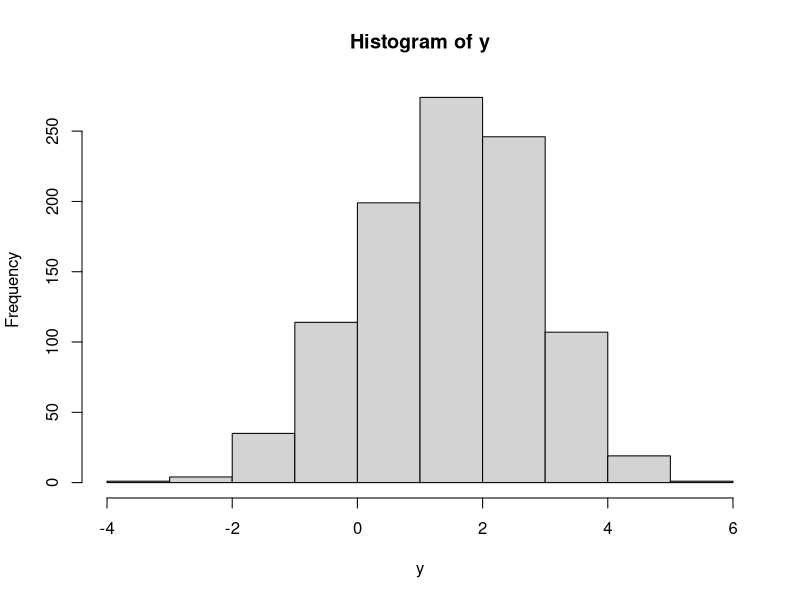
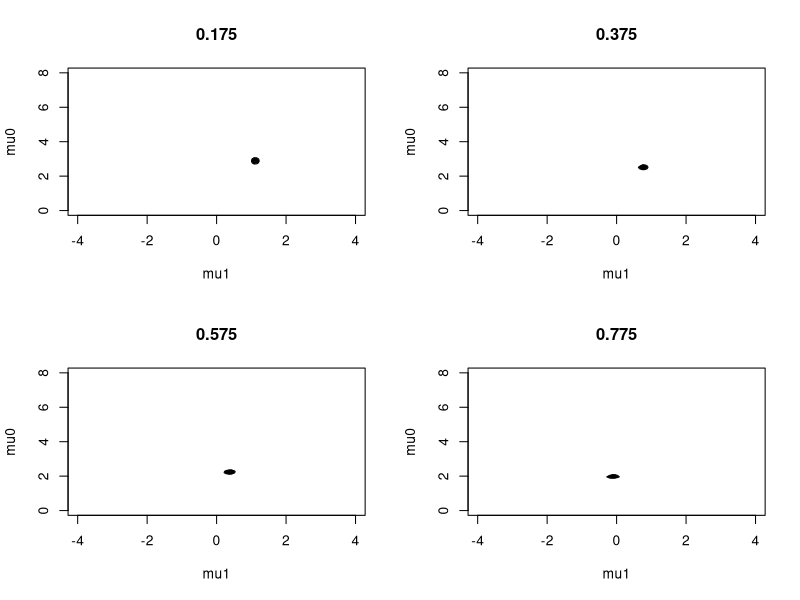
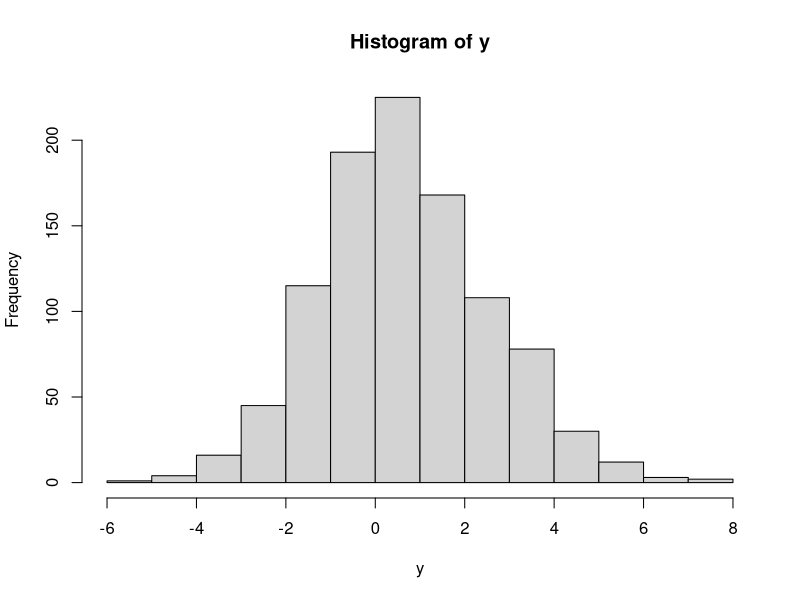
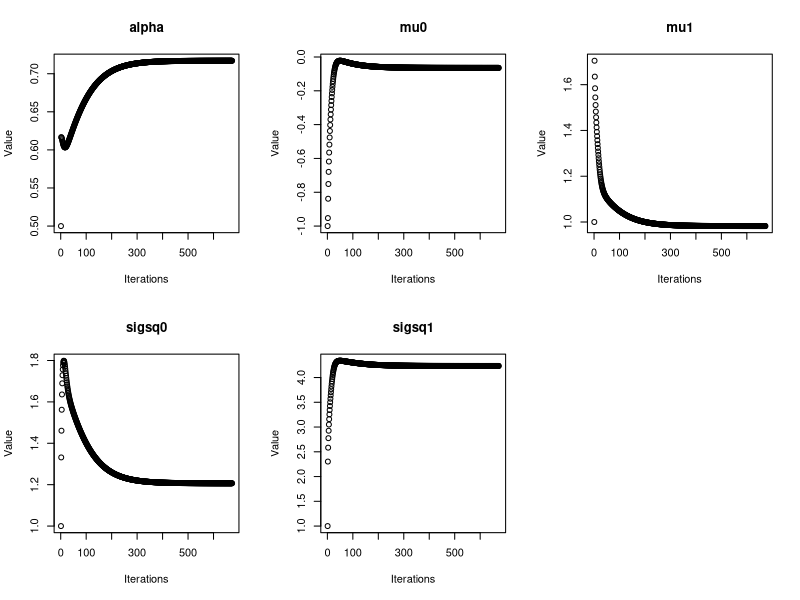
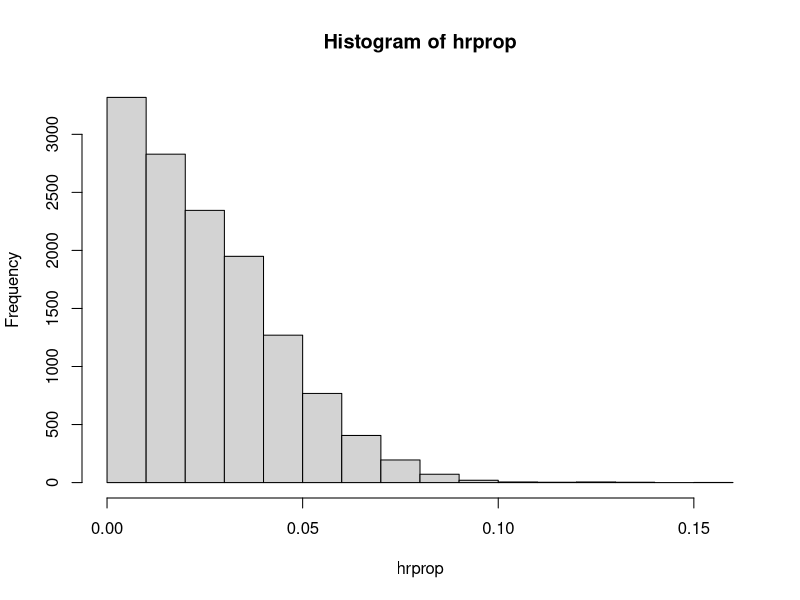
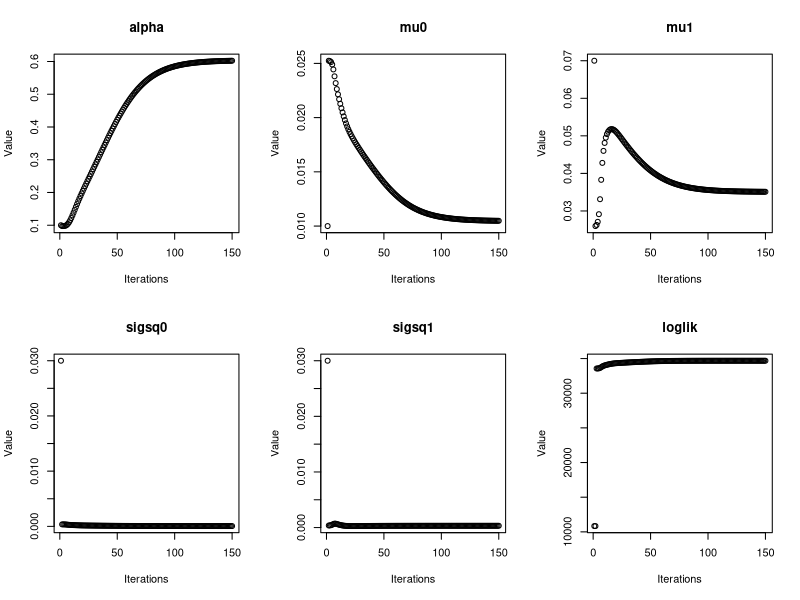
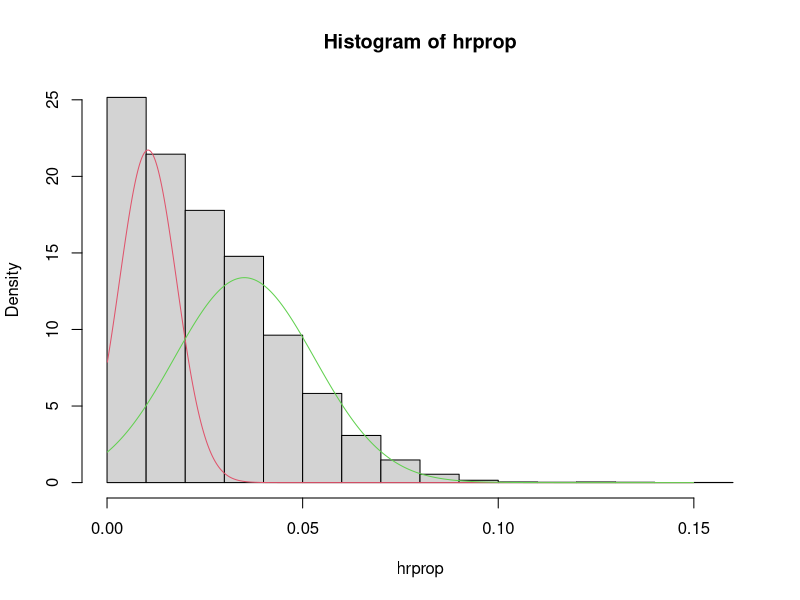
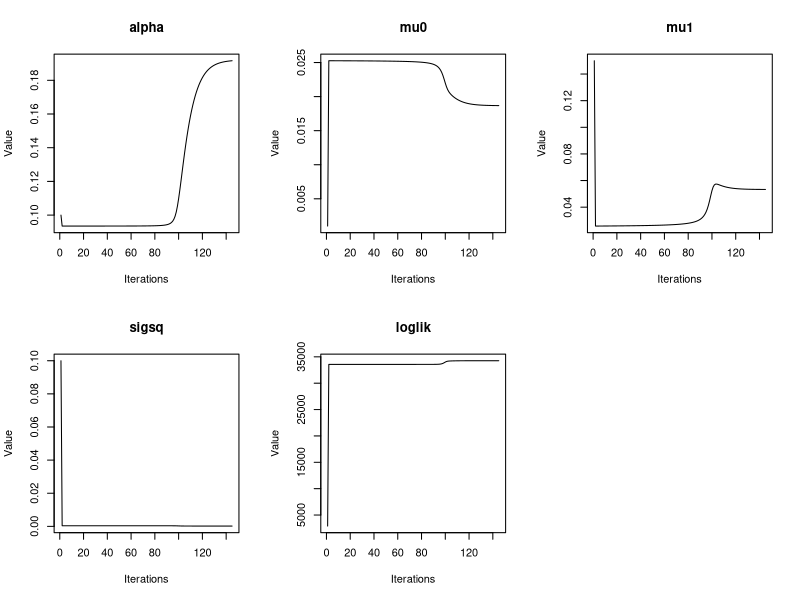

The R source for these figures, in order:
## ---- chunk 1
knitr::opts_chunk$set(echo = TRUE)
## ---- chunk 2
###########################################
### GRID SEARCH FOR SIMPLE MIXTURE MODEL ###
############################################

## input data:  (mixture of normals data with true mus 0 and 2 and alpha=0.75)
data <- read.table("data/normnorm1.txt")
y <- data[,2]
n <- length(y)
hist(y)
## function for calculating log-likelihood:

loglik.mix <- function(alpha,mu0,mu1,x){
   phi0 <- dnorm(x,mu0,1)
   phi1 <- dnorm(x,mu1,1)
   loglik <- sum(log(alpha*phi1 + (1-alpha)*phi0))
   loglik
}

## calculating likelihood over range of alpha, mu1, mu0 (and finding maximum)

alpharange <- ppoints(20)   # alpha between 0 and 1
mu0range <- ppoints(100)*8-4  # mu0 between -4 and 4   
mu1range <- ppoints(100)*8  # mu1 between 0 and 8
z <- array(NA,dim=c(20,100,100))
bestz <- -Inf  # initializing optimal values
for (i in 1:20){
  for (j in 1:100){
    for (k in 1:100){
      curalpha <- alpharange[i]
      curmu0 <- mu0range[j]
      curmu1 <- mu1range[k]
      if(curmu0 < curmu1){   
        z[i,j,k] <- loglik.mix(curalpha,curmu0,curmu1,y)
        if (z[i,j,k] > bestz){
          bestalpha <- alpharange[i]
          bestmu0 <- curmu0
          bestmu1 <- curmu1
          bestz <- z[i,j,k]
        }
      }
      if(curmu0 >= curmu1){  # for unique solution, constrain mu1 > mu0
        z[i,j,k] <- -Inf
      }
    }
  }
  print(i)
}
z <- exp(z-max(z))

## plotting slices of likelihood as 2-d contour:

par(mfrow=c(2,2))
contour(mu0range,mu1range,z[4,,],xlab="mu1",ylab="mu0",main=as.character(alpharange[4]),drawlabels=F)
contour(mu0range,mu1range,z[8,,],xlab="mu1",ylab="mu0",main=as.character(alpharange[8]),drawlabels=F)
contour(mu0range,mu1range,z[12,,],xlab="mu1",ylab="mu0",main=as.character(alpharange[12]),drawlabels=F)
contour(mu0range,mu1range,z[16,,],xlab="mu1",ylab="mu0",main=as.character(alpharange[16]),drawlabels=F)

bestalpha
bestmu0
bestmu1

############################################
##### EM ALGORITHM FOR A MIXTURE MODEL #####
############################################

## input data: mixture of normals with true mu0=0,mu1=1,sigsq0=1,sigsq1=4,alpha=0.75
data <- read.table("data/normnorm2.txt")
y <- data[,2]
par(mfrow=c(1,1))
hist(y) 
n <- length(y)

## Expectation function:
Estep <- function(alpha,mu0,mu1,sigsq0,sigsq1){
  ind <- rep(NA,n)
  for (i in 1:n){
    prob0 <- (1-alpha)*dnorm(y[i],mean=mu0,sd=sqrt(sigsq0))
    prob1 <- alpha*dnorm(y[i],mean=mu1,sd=sqrt(sigsq1))
    ind[i] <- prob1/(prob0+prob1)
  }
  ind
}

## Maximization function
Mstep <- function(ind){
  alpha <- sum(ind)/n
  mu1 <- sum(ind*y)/sum(ind)
  mu0 <- sum((1-ind)*y)/sum(1-ind)
  sigsq1 <- sum(ind*((y-mu1)^2))/sum(ind)
  sigsq0 <- sum((1-ind)*((y-mu0)^2))/sum(1-ind)
  c(alpha,mu0,mu1,sigsq0,sigsq1)
}

## Starting values for EM algorithm:
curalpha <- 0.5
curmu0 <- -1
curmu1 <- 1
cursigsq0 <- 1
cursigsq1 <- 1
itermat <- c(curalpha,curmu0,curmu1,cursigsq0,cursigsq1)


## ---- chunk 3
## Running EM algorithm
diff <- 1
numiters <- 1
while (diff > 0.000001 || numiters <= 100){
  numiters <- numiters+1
  curind <- Estep(curalpha,curmu0,curmu1,cursigsq0,cursigsq1)
  curparam <- Mstep(curind)
  curalpha <- curparam[1]
  curmu0 <- curparam[2]
  curmu1 <- curparam[3]
  cursigsq0 <- curparam[4]
  cursigsq1 <- curparam[5]
  itermat <- rbind(itermat,curparam)
  diff <- max(abs(itermat[numiters,]-itermat[numiters-1,])) 
  print (numiters)
}

## ---- chunk 4

parametertext <- c("alpha","mu0","mu1","sigsq0","sigsq1")
par(mfrow=c(2,3))
for (i in 1:5){
  plot(1:length(itermat[,1]),itermat[,i],main=parametertext[i],xlab="Iterations",ylab="Value")
}

lastiter <- length(itermat[,1])
itermat[lastiter,]

## EM code above with different Starting values: 
curalpha <- 0.5
curmu0 <- -10
curmu1 <- 10
cursigsq0 <- 2
cursigsq1 <- 2
itermat <- c(curalpha,curmu0,curmu1,cursigsq0,cursigsq1)

############################################
#### EM ALGORITHM FOR BASEBALL EXAMPLE #####
############################################

#Reading in Data:
data <- read.table("data/hitters.post1970.txt",header=T,sep="\t")
dim(data)

data <- data[data$AB>100,]
dim(data)

hr <- data$HR
ab <- data$AB
player <- data$player
year <- data$year


#Calculating homerun proportion:
hrprop <- hr/ab
par(mfrow=c(1,1))
hist(hrprop)

#Expectation function
Estep <- function(y,alpha,mu0,mu1,sigsq0,sigsq1){
  n <- length(y)  
  ind <- rep(NA,n)
  for (i in 1:n){
    prob0 <- (1-alpha)*dnorm(y[i],mean=mu0,sd=sqrt(sigsq0))
    prob1 <- alpha*dnorm(y[i],mean=mu1,sd=sqrt(sigsq1))
    ind[i] <- prob1/(prob0+prob1)
  }
  ind
}

#Maximization function
Mstep <- function(y,ind){
  n <- length(y)
  alpha <- sum(ind)/n
  mu1 <- sum(ind*y)/sum(ind)
  mu0 <- sum((1-ind)*y)/sum(1-ind)
  sigsq1 <- sum(ind*((y-mu1)^2))/sum(ind)
  sigsq0 <- sum((1-ind)*((y-mu0)^2))/sum(1-ind)
  c(alpha,mu0,mu1,sigsq0,sigsq1)
}

##observed data loglikelihood function
loglik.mix <- function(y,ind,alpha,mu0,mu1,sigsq0,sigsq1){
  loglik <- sum(log(alpha*dnorm(y,mu1,sqrt(sigsq1))+(1-alpha)*dnorm(y,mu0,sqrt(sigsq0))))
  loglik
}

#Running EM iterations
curalpha <- 0.1
curmu0 <- 0.01
curmu1 <- 0.07
cursigsq0 <- 0.03
cursigsq1 <- 0.03
curind <- Estep(hrprop,curalpha,curmu0,curmu1,cursigsq0,cursigsq1)
loglik <- loglik.mix(hrprop,curind,curalpha,curmu0,curmu1,cursigsq0,cursigsq1)
itermat <- c(curalpha,curmu0,curmu1,cursigsq0,cursigsq1,loglik)
diff <- 1
numiters <- 1
## ---- chunk 5
while (diff > 0.001 || numiters <= 100){
  curind <- Estep(hrprop,curalpha,curmu0,curmu1,cursigsq0,cursigsq1)
  curparam <- Mstep(hrprop,curind)
  curalpha <- curparam[1]
  curmu0 <- curparam[2]
  curmu1 <- curparam[3]
  cursigsq0 <- curparam[4]
  cursigsq1 <- curparam[5]
  itermat <- rbind(itermat,c(curparam,loglik))
  loglik <- loglik.mix(hrprop,curind,curalpha,curmu0,curmu1,cursigsq0,cursigsq1)
  numiters <- numiters + 1
  diff <- max(abs(itermat[numiters,]-itermat[numiters-1,])) 
  print (c(numiters,loglik))
}

## ---- chunk 6


parametertext <- c("alpha","mu0","mu1","sigsq0","sigsq1","loglik")
par(mfrow=c(2,3))
for (i in 1:6){
  plot(1:numiters,itermat[,i],main=parametertext[i],xlab="Iterations",ylab="Value")
}

# plotting fitted mixture density
finalparam<-itermat[numiters,]
alpha <- finalparam[1]
mu0 <- finalparam[2]
mu1 <- finalparam[3]
sigsq0 <- finalparam[4]
sigsq1 <- finalparam[5]
par(mfrow=c(1,1))
hist(hrprop,prob=T)
x <- ppoints(1000)*0.15
y1 <- (1-alpha)*dnorm(x,mu0,sqrt(sigsq0))
y2 <- alpha*dnorm(x,mu1,sqrt(sigsq1))
lines(x,y1,col=2)
lines(x,y2,col=3)

#EM algorithm for equal-variance model
Estep2 <- function(y,alpha,mu0,mu1,sigsq){
  n <- length(y)  
  ind <- rep(NA,n)
  for (i in 1:n){
    prob0 <- (1-alpha)*dnorm(y[i],mean=mu0,sd=sqrt(sigsq))
    prob1 <- alpha*dnorm(y[i],mean=mu1,sd=sqrt(sigsq))
    ind[i] <- prob1/(prob0+prob1)
  }
  ind
}
Mstep2 <- function(y,ind){
  n <- length(y)
  alpha <- sum(ind)/n
  mu1 <- sum(ind*y)/sum(ind)
  mu0 <- sum((1-ind)*y)/sum(1-ind)
  sigsq <- sum(ind*((y-mu1)^2))
  sigsq <- sigsq+sum((1-ind)*((y-mu0)^2))
  sigsq <- sigsq/n
  c(alpha,mu0,mu1,sigsq)
}
##observed data loglikelihood function for equal variance model
loglik.mix2 <- function(y,ind,alpha,mu0,mu1,sigsq){
  loglik <- sum(log(alpha*dnorm(y,mu1,sqrt(sigsq))+(1-alpha)*dnorm(y,mu0,sqrt(sigsq))))
  loglik
}
curalpha <- 0.1
curmu0 <- 0.001
curmu1 <- 0.15
cursigsq <- 0.1
curind <- Estep2(hrprop,curalpha,curmu0,curmu1,cursigsq)
loglik <- loglik.mix2(hrprop,curind,curalpha,curmu0,curmu1,cursigsq)
itermat2 <- c(curalpha,curmu0,curmu1,cursigsq,loglik)
diff <- 1
numiters <- 1

## ---- chunk 7
while (diff > 0.001 || numiters <= 100){
  curind <- Estep2(hrprop,curalpha,curmu0,curmu1,cursigsq)
  curparam <- Mstep2(hrprop,curind)
  curalpha <- curparam[1]
  curmu0 <- curparam[2]
  curmu1 <- curparam[3]
  cursigsq <- curparam[4]
  loglik <- loglik.mix2(hrprop,curind,curalpha,curmu0,curmu1,cursigsq)
  itermat2 <- rbind(itermat2,c(curparam,loglik))
  numiters <- numiters + 1
  diff <- max(abs(itermat2[numiters,]-itermat2[numiters-1,])) 
  print (c(numiters,loglik))
}
## ---- chunk 8
#Tracking iterations
parametertext <- c("alpha","mu0","mu1","sigsq","loglik")
par(mfrow=c(2,3))
for (i in 1:5){
  plot(1:numiters,itermat2[,i],type="l",main=parametertext[i],xlab="Iterations",ylab="Value")
}

# plotting equal-variances fitted mixture density
finalparam<-itermat2[numiters,]
alpha <- finalparam[1]
mu0 <- finalparam[2]
mu1 <- finalparam[3]
sigsq <- finalparam[4]
par(mfrow=c(1,1))
hist(hrprop,prob=T)
x <- ppoints(1000)*0.15
y1 <- (1-alpha)*dnorm(x,mu0,sqrt(sigsq))
y2 <- alpha*dnorm(x,mu1,sqrt(sigsq))
lines(x,y1,col=2)
lines(x,y2,col=3)

#Getting Individual probabilities for each player
finalindprops <- Estep2(hrprop,alpha,mu0,mu1,sigsq)

hist(finalindprops)
sum(finalindprops > 0.9999)
players.topHR<-data[finalindprops > 0.9999,1:5]
players.topHR

